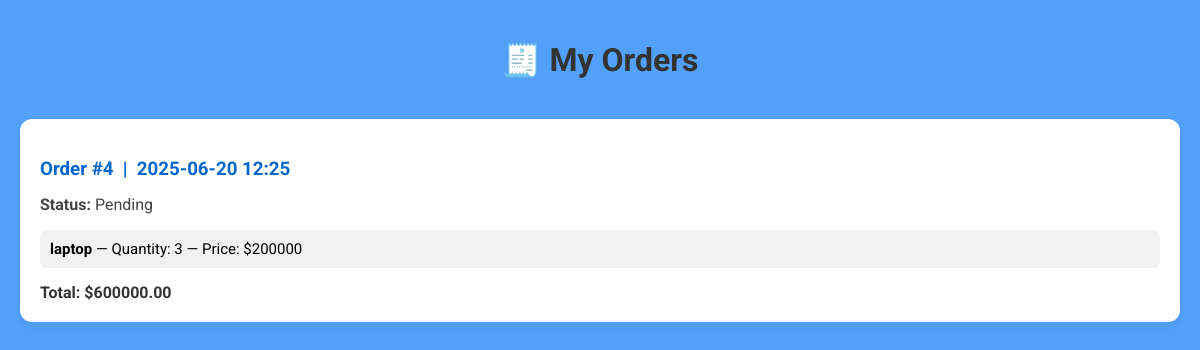
Page /my-orders/ (signed in) on the committed database.
### shopping/models.py (models this page shows, shortened)
class Order(models.Model):
    STATUS_CHOICES = (
        ('pending', 'Pending'),
        ('confirmed', 'Confirmed'),
        ('shipped', 'Shipped'),
        ('delivered', 'Delivered'),
    )
    customer = models.ForeignKey(User, on_delete=models.CASCADE)
    products = models.TextField()  # Store JSON string of cart
    total_price = models.DecimalField(max_digits=10, decimal_places=2)
    created_at = models.DateTimeField(auto_now_add=True)
    status = models.CharField(max_length=20, choices=STATUS_CHOICES, default='pending')

### shopping/views.py (the view)
# urls.py: path('my-orders/', views.my_orders, name='my_orders'),
@login_required
def my_orders(request):
    orders = Order.objects.filter(customer=request.user).order_by('-created_at')
    for order in orders:
        order.product_data = json.loads(order.products)
    return render(request, 'my_orders.html', {'orders': orders})

### templates/my_orders.html (shortened to what this page needs)
{% load static %}
<!DOCTYPE html>
<html lang="en">
<head>
</head>
<body>
    <h1>🧾 My Orders</h1>
    {% if orders %}
        {% for order in orders %}
            <div class="order">
                <h3>Order #{{ order.id }} &nbsp;|&nbsp; {{ order.created_at|date:"Y-m-d H:i" }}</h3>
                <p><strong>Status:</strong> {{ order.status|capfirst }}</p>
                <ul>
                    {% for pid, item in order.product_data.items %}
                        <li>
                            <strong>{{ item.name }}</strong> —
                            Quantity: {{ item.quantity }} —
                            Price: ${{ item.price }}
                        </li>
                    {% endfor %}
                </ul>
                <div class="total">Total: ${{ order.total_price }}</div>
            </div>
        {% endfor %}
    {% else %}
        <p class="no-orders">You have no orders yet.</p>
    {% endif %}
</body>
</html>

### templates/my_orders.html (style rules this page uses)
body { font-family: 'Roboto', sans-serif; background-color: #52a0fa; margin: 0; padding: 20px; }
h1 { text-align: center; color: #333; margin-bottom: 40px; }
.order { background-color: #fff; border-radius: 12px; box-shadow: 0 4px 8px rgba(0,0,0,0.05); padding: 20px; margin-bottom: 20px; transition: transform 0.2s ease; }
.order h3 { margin-bottom: 15px; color: #0066cc; }
.order p { margin: 5px 0 15px; color: #444; }
.order ul { list-style: none; padding-left: 0; margin-bottom: 15px; }
.order ul li { background: #f1f1f1; padding: 10px; border-radius: 6px; margin-bottom: 8px; font-size: 15px; }
.total { font-weight: bold; color: #333; font-size: 16px; }

### rows in the picture
Order: id "4", created_at "2025-06-20 12:25", status "Pending", name "laptop", quantity "3", price "200000", total_price "600000.00"
